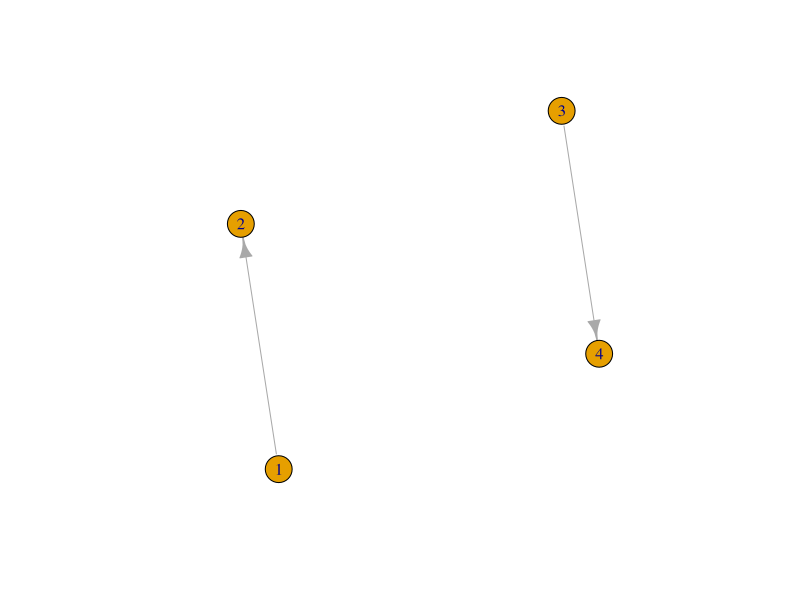
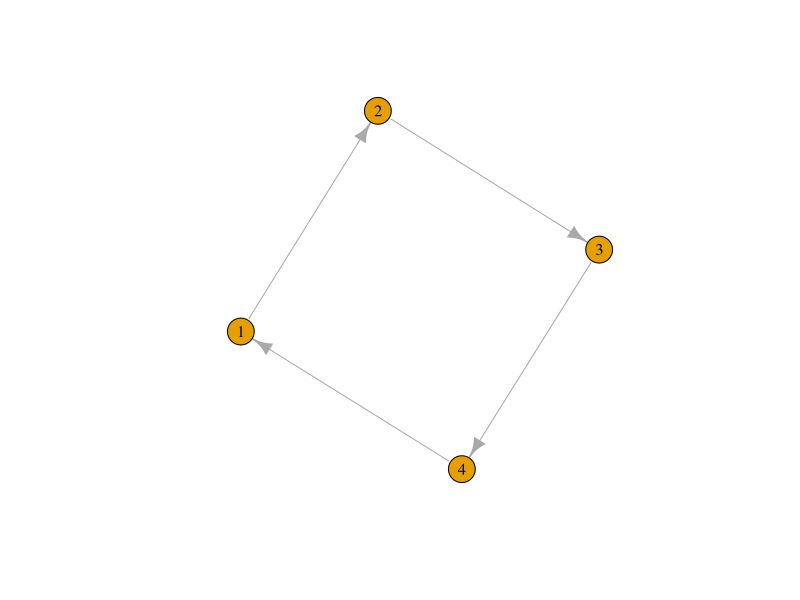
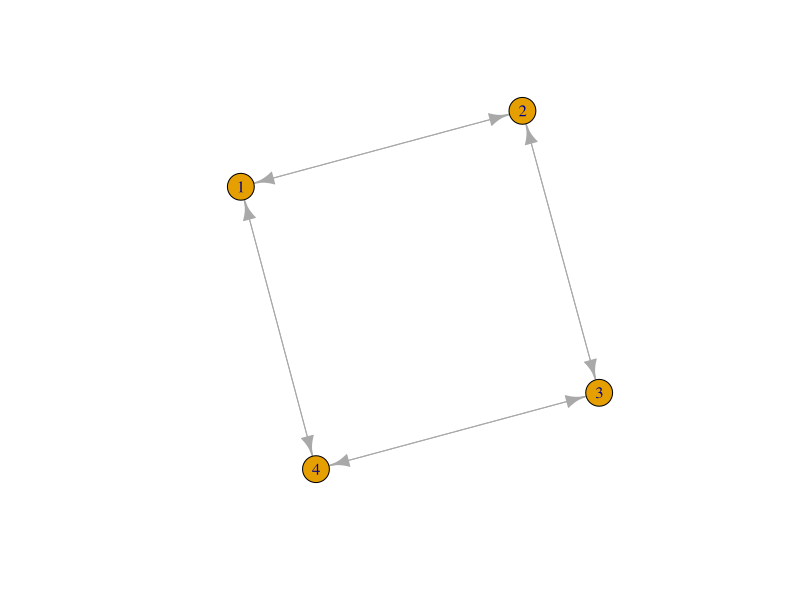
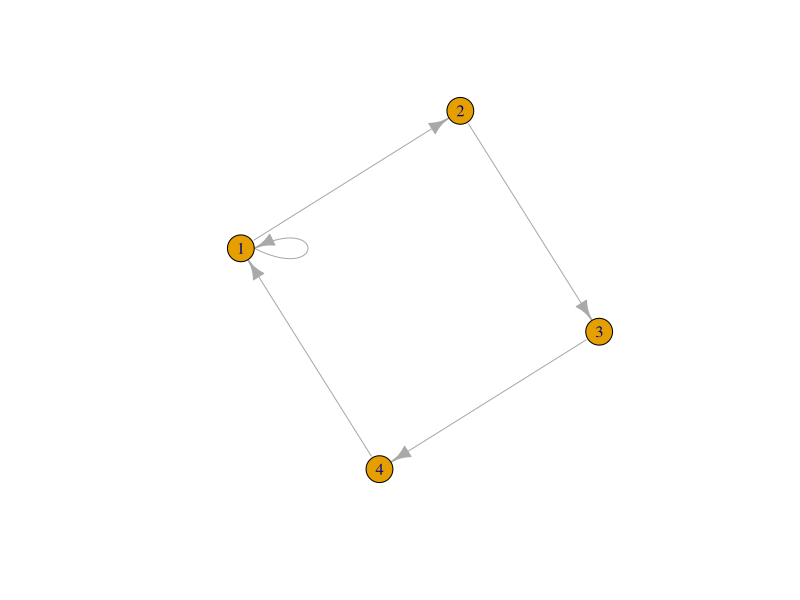
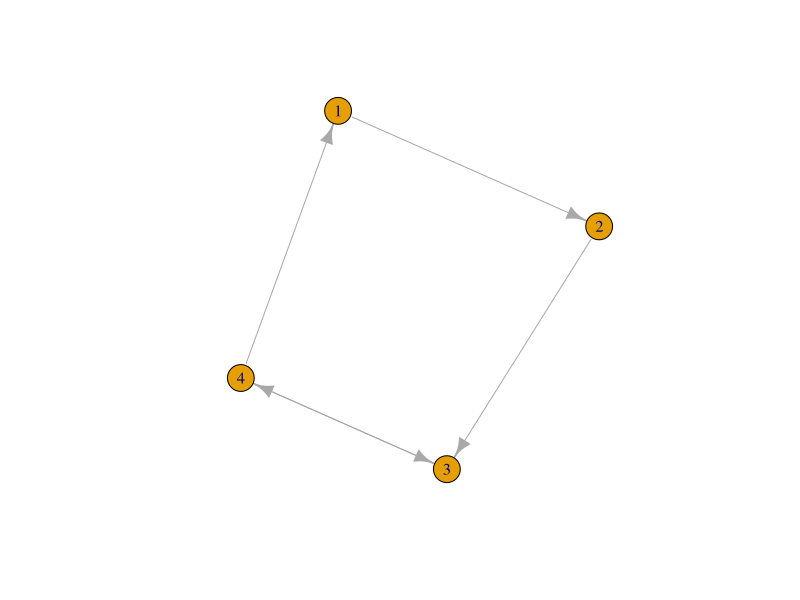
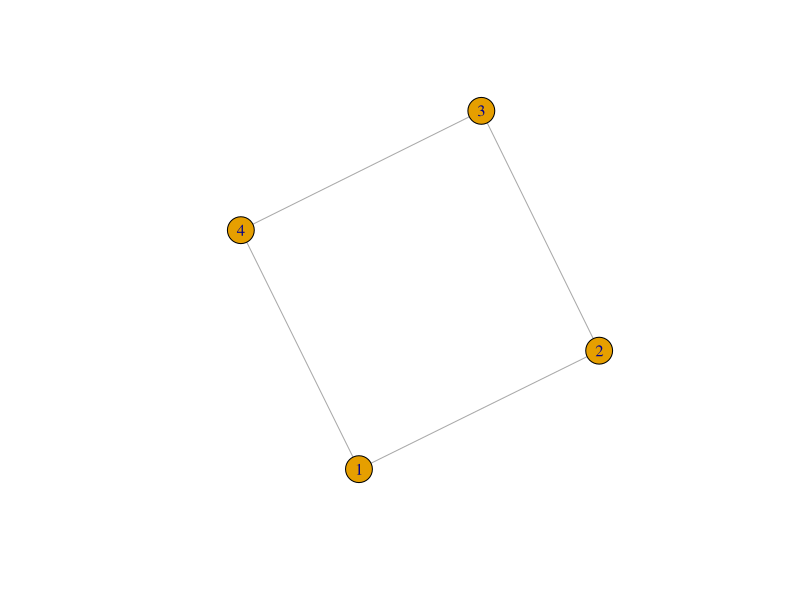
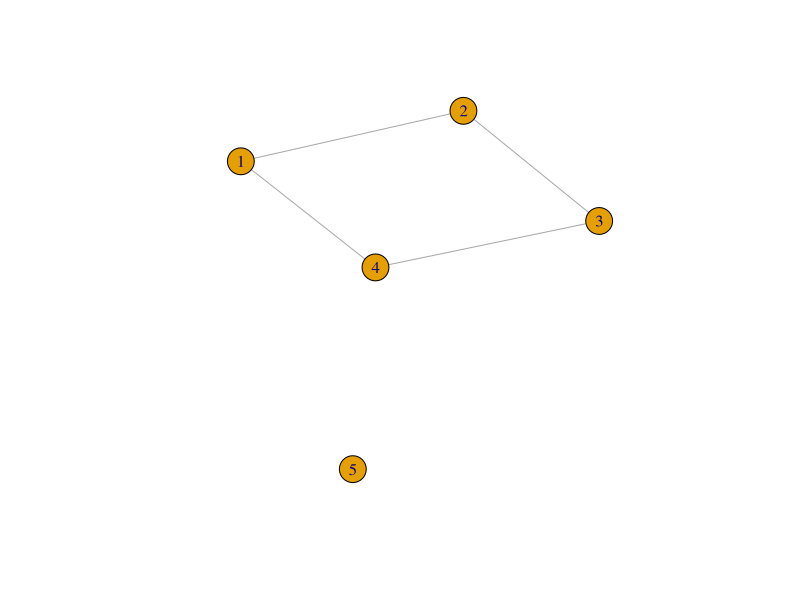
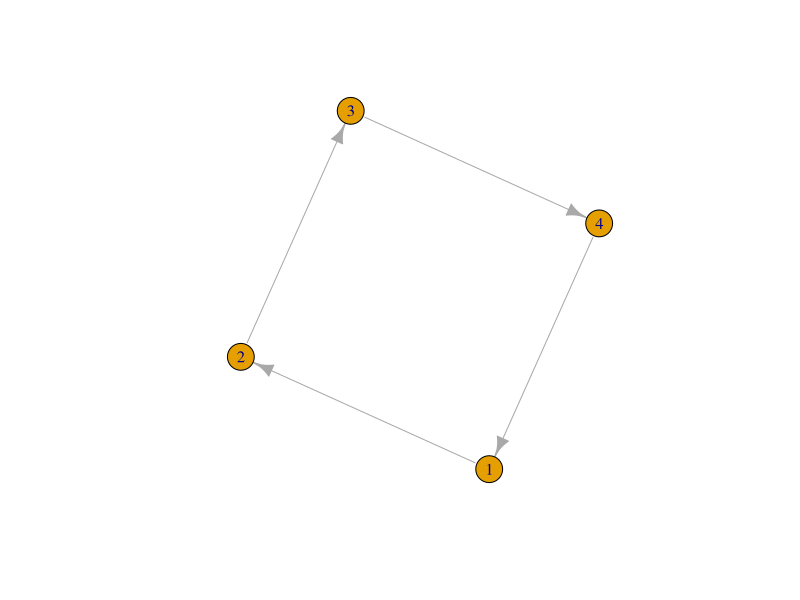

Recreate these plots in R, in order.
#Formacao Cientista de Dados

install.packages("igraph")
library(igraph)

grafo1 = graph(edges=c(1,2,3,4))
plot(grafo1)

grafo2 = graph(edges=c(1,2,2,3,3,4,4,1))
plot(grafo2)

grafo2 = graph(edges=c(1,2,2,3,3,4,4,1,1,4,4,3,3,2,2,1))
plot(grafo2)

grafo3 = graph(edges=c(1,2,2,3,3,4,4,1,1,1))
plot(grafo3)


grafo8 = graph_from_literal(1-+2,2-+3,3++4,4-+1)
plot(grafo8)

grafo8 = graph_from_literal(1-2,2-3,3-4,4-1)
plot(grafo8)

grafo8 = graph_from_literal(1-2-3-4-1,5)
plot(grafo8)

grafo2 = graph(edges=c(1,2,2,3,3,4,4,1))
plot(grafo2)
grafo2

grafo3 = graph(edges=c(1,2,2,3,3,4,4,1),directed=F )
plot(grafo3)

grafo4 = graph(edges=c(1,2,2,3,3,4,4,1),directed=F, n=10 )
plot(grafo4)

grafo5 <- graph(edges= c("A", "B", "B", "C", "C", "D","D", "E","E","A","A","C","C","B")) 
plot(grafo5)
 
grafo6 <- graph(edges= c("A", "B", "B", "C", "C", "D","D", "E","E","A","A","C","C","B"), isolates=c("F","G"))

grafo6[]
grafo6[1,]

V(grafo6)$name

grafo7 <- graph(edges= c("Fernando", "Pedro", "José", "Antônio", "Fernando", "José","Fernando", "Antônio"))

V(grafo7)$Peso = c(40,30,30,25)

vertex_attr(grafo7)

E(grafo7)$TipoAmizade = c("Amigo","Inimigo","Inimigo","Amigo")

edge_attr(grafo7)

edge_attr(grafo7)$TipoAmizade

vertex_attr(grafo7)$Peso

E(grafo7)$weight = c(1,2,1,3)

grafo7

V(grafo7)$type ="Humanos"

grafo7


